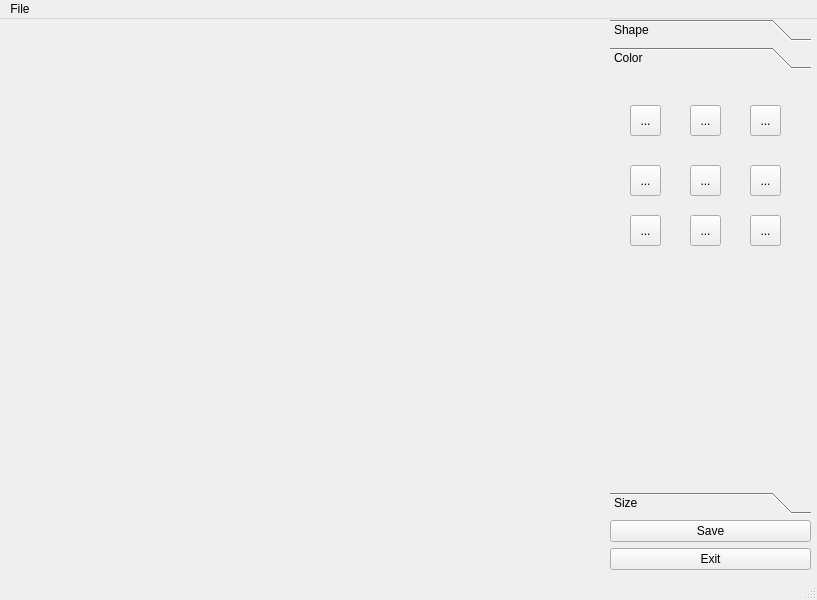
<?xml version="1.0" encoding="UTF-8"?>
<ui version="4.0">
 <class>MainWindow</class>
 <widget class="QMainWindow" name="MainWindow">
  <property name="geometry">
   <rect>
    <x>0</x>
    <y>0</y>
    <width>817</width>
    <height>600</height>
   </rect>
  </property>
  <property name="windowTitle">
   <string>MainWindow</string>
  </property>
  <property name="autoFillBackground">
   <bool>false</bool>
  </property>
  <widget class="QWidget" name="centralwidget">
   <widget class="QWidget" name="gridLayoutWidget">
    <property name="geometry">
     <rect>
      <x>0</x>
      <y>0</y>
      <width>611</width>
      <height>551</height>
     </rect>
    </property>
    <layout class="QGridLayout" name="gridLayout"/>
   </widget>
   <widget class="QWidget" name="gridLayoutWidget_2">
    <property name="geometry">
     <rect>
      <x>610</x>
      <y>0</y>
      <width>201</width>
      <height>551</height>
     </rect>
    </property>
    <layout class="QGridLayout" name="gridLayout_2">
     <item row="0" column="0">
      <layout class="QVBoxLayout" name="verticalLayout">
       <item>
        <widget class="QToolBox" name="toolBox">
         <property name="currentIndex">
          <number>1</number>
         </property>
         <widget class="QWidget" name="page">
          <property name="geometry">
           <rect>
            <x>0</x>
            <y>0</y>
            <width>197</width>
            <height>405</height>
           </rect>
          </property>
          <attribute name="label">
           <string>Shape</string>
          </attribute>
          <widget class="QToolButton" name="toolButton">
           <property name="geometry">
            <rect>
             <x>70</x>
             <y>20</y>
             <width>51</width>
             <height>51</height>
            </rect>
           </property>
           <property name="text">
            <string>...</string>
           </property>
           <property name="icon">
            <iconset>
             <normaloff>square.jpg</normaloff>square.jpg</iconset>
           </property>
           <property name="iconSize">
            <size>
             <width>50</width>
             <height>50</height>
            </size>
           </property>
          </widget>
          <widget class="QToolButton" name="toolButton_2">
           <property name="geometry">
            <rect>
             <x>70</x>
             <y>90</y>
             <width>51</width>
             <height>51</height>
            </rect>
           </property>
           <property name="text">
            <string>...</string>
           </property>
           <property name="icon">
            <iconset>
             <normaloff>circle.jpg</normaloff>circle.jpg</iconset>
           </property>
           <property name="iconSize">
            <size>
             <width>50</width>
             <height>50</height>
            </size>
           </property>
          </widget>
          <widget class="QToolButton" name="toolButton_3">
           <property name="geometry">
            <rect>
             <x>70</x>
             <y>160</y>
             <width>51</width>
             <height>51</height>
            </rect>
           </property>
           <property name="text">
            <string>...</string>
           </property>
           <property name="icon">
            <iconset>
             <normaloff>triangle.jpg</normaloff>triangle.jpg</iconset>
           </property>
           <property name="iconSize">
            <size>
             <width>50</width>
             <height>50</height>
            </size>
           </property>
          </widget>
         </widget>
         <widget class="QWidget" name="page_2">
          <property name="geometry">
           <rect>
            <x>0</x>
            <y>0</y>
            <width>197</width>
            <height>405</height>
           </rect>
          </property>
          <attribute name="label">
           <string>Color</string>
          </attribute>
          <widget class="QToolButton" name="toolButton4">
           <property name="geometry">
            <rect>
             <x>20</x>
             <y>30</y>
             <width>31</width>
             <height>31</height>
            </rect>
           </property>
           <property name="text">
            <string>...</string>
           </property>
           <property name="icon">
            <iconset>
             <normaloff>red.jpg</normaloff>red.jpg</iconset>
           </property>
           <property name="iconSize">
            <size>
             <width>25</width>
             <height>25</height>
            </size>
           </property>
          </widget>
          <widget class="QToolButton" name="toolButton_5">
           <property name="geometry">
            <rect>
             <x>80</x>
             <y>30</y>
             <width>31</width>
             <height>31</height>
            </rect>
           </property>
           <property name="text">
            <string>...</string>
           </property>
           <property name="icon">
            <iconset>
             <normaloff>orange.jpg</normaloff>orange.jpg</iconset>
           </property>
           <property name="iconSize">
            <size>
             <width>50</width>
             <height>50</height>
            </size>
           </property>
           <property name="shortcut">
            <string>Return</string>
           </property>
          </widget>
          <widget class="QToolButton" name="toolButton_6">
           <property name="geometry">
            <rect>
             <x>140</x>
             <y>30</y>
             <width>31</width>
             <height>31</height>
            </rect>
           </property>
           <property name="text">
            <string>...</string>
           </property>
           <property name="icon">
            <iconset>
             <normaloff>yellow.jpg</normaloff>yellow.jpg</iconset>
           </property>
           <property name="iconSize">
            <size>
             <width>50</width>
             <height>50</height>
            </size>
           </property>
          </widget>
          <widget class="QToolButton" name="toolButton_9">
           <property name="geometry">
            <rect>
             <x>20</x>
             <y>90</y>
             <width>31</width>
             <height>31</height>
            </rect>
           </property>
           <property name="text">
            <string>...</string>
           </property>
           <property name="icon">
            <iconset>
             <normaloff>greenLight.jpg</normaloff>greenLight.jpg</iconset>
           </property>
           <property name="iconSize">
            <size>
             <width>25</width>
             <height>25</height>
            </size>
           </property>
          </widget>
          <widget class="QToolButton" name="toolButton_7">
           <property name="geometry">
            <rect>
             <x>80</x>
             <y>90</y>
             <width>31</width>
             <height>31</height>
            </rect>
           </property>
           <property name="text">
            <string>...</string>
           </property>
           <property name="icon">
            <iconset>
             <normaloff>greenDark.jpg</normaloff>greenDark.jpg</iconset>
           </property>
           <property name="iconSize">
            <size>
             <width>25</width>
             <height>25</height>
            </size>
           </property>
          </widget>
          <widget class="QToolButton" name="toolButton_8">
           <property name="geometry">
            <rect>
             <x>140</x>
             <y>90</y>
             <width>31</width>
             <height>31</height>
            </rect>
           </property>
           <property name="text">
            <string>...</string>
           </property>
           <property name="icon">
            <iconset>
             <normaloff>blueDark.jpg</normaloff>blueDark.jpg</iconset>
           </property>
           <property name="iconSize">
            <size>
             <width>25</width>
             <height>25</height>
            </size>
           </property>
          </widget>
          <widget class="QToolButton" name="toolButton_10">
           <property name="geometry">
            <rect>
             <x>20</x>
             <y>140</y>
             <width>31</width>
             <height>31</height>
            </rect>
           </property>
           <property name="text">
            <string>...</string>
           </property>
           <property name="icon">
            <iconset>
             <normaloff>blueLight.jpg</normaloff>blueLight.jpg</iconset>
           </property>
           <property name="iconSize">
            <size>
             <width>25</width>
             <height>25</height>
            </size>
           </property>
          </widget>
          <widget class="QToolButton" name="toolButton_11">
           <property name="geometry">
            <rect>
             <x>80</x>
             <y>140</y>
             <width>31</width>
             <height>31</height>
            </rect>
           </property>
           <property name="text">
            <string>...</string>
           </property>
           <property name="icon">
            <iconset>
             <normaloff>purpleLight.jpg</normaloff>purpleLight.jpg</iconset>
           </property>
           <property name="iconSize">
            <size>
             <width>25</width>
             <height>25</height>
            </size>
           </property>
          </widget>
          <widget class="QToolButton" name="toolButton_12">
           <property name="geometry">
            <rect>
             <x>140</x>
             <y>140</y>
             <width>31</width>
             <height>31</height>
            </rect>
           </property>
           <property name="text">
            <string>...</string>
           </property>
           <property name="icon">
            <iconset>
             <normaloff>pink.jpg</normaloff>pink.jpg</iconset>
           </property>
           <property name="iconSize">
            <size>
             <width>25</width>
             <height>25</height>
            </size>
           </property>
          </widget>
         </widget>
         <widget class="QWidget" name="page_3">
          <property name="geometry">
           <rect>
            <x>0</x>
            <y>0</y>
            <width>197</width>
            <height>405</height>
           </rect>
          </property>
          <attribute name="label">
           <string>Size</string>
          </attribute>
          <widget class="QSlider" name="horizontalSlider">
           <property name="geometry">
            <rect>
             <x>20</x>
             <y>60</y>
             <width>160</width>
             <height>21</height>
            </rect>
           </property>
           <property name="value">
            <number>50</number>
           </property>
           <property name="orientation">
            <enum>Qt::Horizontal</enum>
           </property>
           <property name="tickPosition">
            <enum>QSlider::TicksBelow</enum>
           </property>
           <property name="tickInterval">
            <number>10</number>
           </property>
          </widget>
          <widget class="QSlider" name="verticalSlider">
           <property name="geometry">
            <rect>
             <x>90</x>
             <y>140</y>
             <width>21</width>
             <height>160</height>
            </rect>
           </property>
           <property name="sliderPosition">
            <number>50</number>
           </property>
           <property name="tracking">
            <bool>true</bool>
           </property>
           <property name="orientation">
            <enum>Qt::Vertical</enum>
           </property>
           <property name="tickPosition">
            <enum>QSlider::TicksAbove</enum>
           </property>
           <property name="tickInterval">
            <number>10</number>
           </property>
          </widget>
          <widget class="QLabel" name="label">
           <property name="geometry">
            <rect>
             <x>20</x>
             <y>80</y>
             <width>16</width>
             <height>16</height>
            </rect>
           </property>
           <property name="text">
            <string>0</string>
           </property>
          </widget>
          <widget class="QLabel" name="label_2">
           <property name="geometry">
            <rect>
             <x>170</x>
             <y>80</y>
             <width>21</width>
             <height>16</height>
            </rect>
           </property>
           <property name="text">
            <string>100</string>
           </property>
          </widget>
          <widget class="QLabel" name="label_3">
           <property name="geometry">
            <rect>
             <x>60</x>
             <y>140</y>
             <width>21</width>
             <height>16</height>
            </rect>
           </property>
           <property name="text">
            <string>100</string>
           </property>
          </widget>
          <widget class="QLabel" name="label_4">
           <property name="geometry">
            <rect>
             <x>60</x>
             <y>290</y>
             <width>20</width>
             <height>16</height>
            </rect>
           </property>
           <property name="text">
            <string>   0</string>
           </property>
          </widget>
         </widget>
        </widget>
       </item>
       <item>
        <widget class="QPushButton" name="pushButton_2">
         <property name="text">
          <string>Save</string>
         </property>
        </widget>
       </item>
       <item>
        <widget class="QPushButton" name="pushButton">
         <property name="text">
          <string>Exit</string>
         </property>
        </widget>
       </item>
      </layout>
     </item>
    </layout>
   </widget>
  </widget>
  <widget class="QMenuBar" name="menubar">
   <property name="geometry">
    <rect>
     <x>0</x>
     <y>0</y>
     <width>817</width>
     <height>21</height>
    </rect>
   </property>
   <widget class="QMenu" name="menuFile">
    <property name="title">
     <string>File</string>
    </property>
    <addaction name="actionNew"/>
    <addaction name="actionSave"/>
    <addaction name="separator"/>
    <addaction name="actionExit"/>
   </widget>
   <addaction name="menuFile"/>
  </widget>
  <widget class="QStatusBar" name="statusbar"/>
  <action name="actionNew">
   <property name="text">
    <string>New</string>
   </property>
  </action>
  <action name="actionSave">
   <property name="text">
    <string>Save</string>
   </property>
  </action>
  <action name="actionExit">
   <property name="text">
    <string>Exit</string>
   </property>
  </action>
 </widget>
 <resources/>
 <connections/>
</ui>
